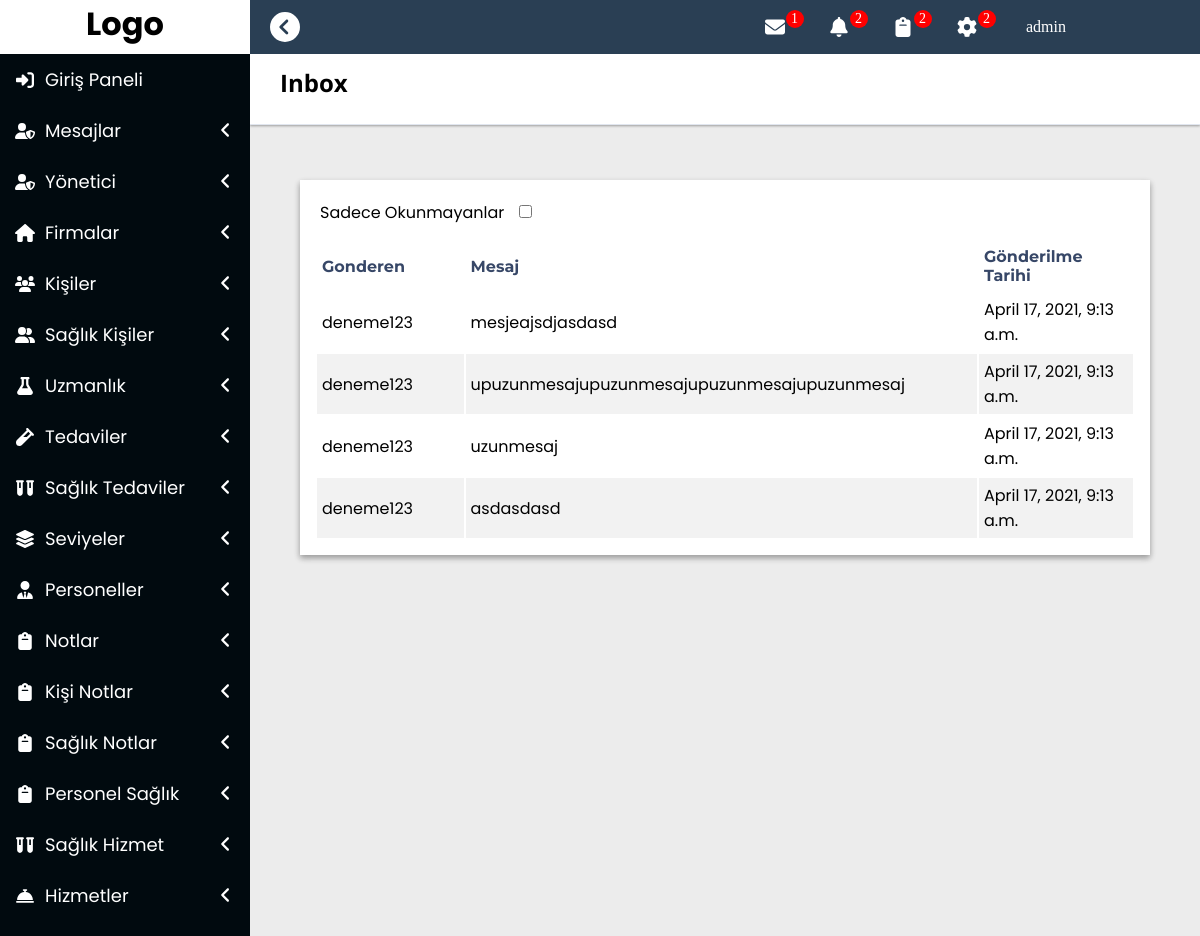
The page /mesajlar/ (signed in) on the database as committed earlier.
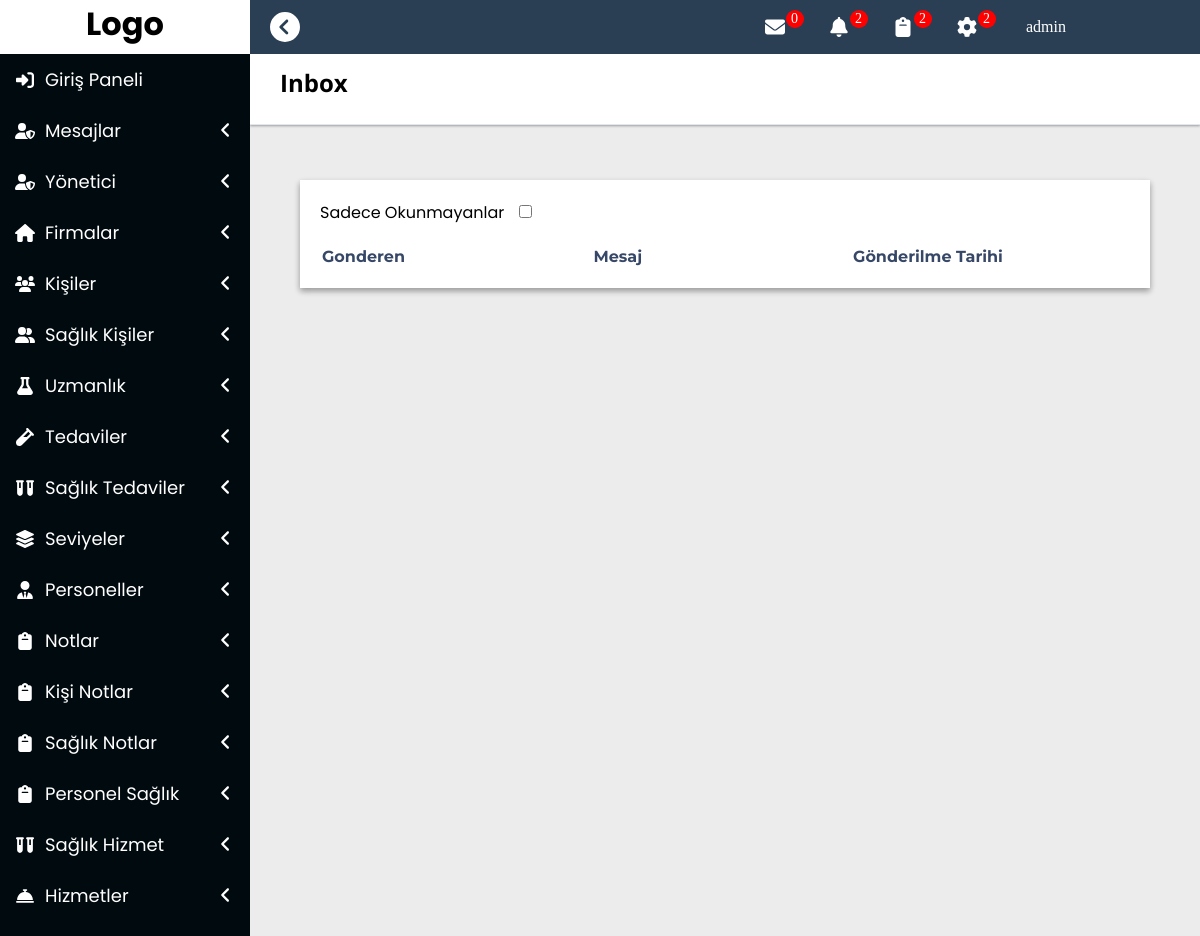
The same page on the database as committed later.
### base/models.py (models this page shows, shortened)
class Mesajlar(models.Model):
    gonderen = models.ForeignKey("auth.User",on_delete = models.CASCADE,related_name="MesajGonderıcı")
    alıcı = models.ForeignKey("auth.User",on_delete = models.CASCADE,verbose_name = "MesajAlıcı")
    mesaj = models.CharField(max_length=250,verbose_name = "Mesaj")
    okundu = models.BooleanField(default=False, verbose_name="Okundu")
    eklenmeTarihi = models.DateTimeField(auto_now_add=True,verbose_name="Oluşturulma Tarihi")
    class Meta:
        ordering = ['-eklenmeTarihi']

### base/views.py (the view, shortened to what this page needs)
# urls.py: path('mesajlar/', views.mesajListele, name = "mesajListele"),
def mesajListele(request):
    mesajlar = Mesajlar.objects.filter(alıcı=request.user,okundu=False)
    mesajlarHepsi = Mesajlar.objects.filter(alıcı=request.user)
    mesajlarAdet = len(mesajlar)
    context={
                "mesajlar":mesajlar,
                "mesajlarAdet":mesajlarAdet,
                "mesajlarHepsi":mesajlarHepsi
            }
    return render(request,"Mesaj/mesajlar.html",context)

### templates/Mesaj/mesajlar.html (shortened to what this page needs)
{% extends 'layout.html' %}
{% block body %}
<div class="ContentLayout">
    <div class="Pagination">
        <h1>Inbox</h1>
    </div>
    <div class="SubContent">
    <div class="tablo">
        <div id="mesajlarAjaxFiltreleme" style="padding:20px 0px 0px 20px">
            <label for="mesajOkunduAra">Sadece Okunmayanlar</label>
            <input style="margin-left: 10px;" type="checkbox" id="mesajOkunduAra" placeholder="Aranacak">
        </div>
        <table >
            <thead>
                <tr>
                    <td>Gonderen</td>
                    <td>Mesaj</td>
                    <td>Gönderilme Tarihi</td>
                </tr>
            </thead>
            <tbody id="ajaxYukleme">
                {% include 'Mesaj/mesajlarajax.html' %}
            </tbody>
        </table>
    </div>
    </div>
</div>
{% endblock body %}

### templates/layout.html (shortened to what the changed rows need)
<!DOCTYPE html>
{% load static %}
<html lang="en">
<head>
    <link rel="stylesheet" href="{% static 'css/style.css' %}">
</head>
<body>
    <div id="Layout">
        <div id="SideMenu">
            <div id="Logo">
                <h1>Logo</h1>
            </div>
        </div>
        <main id="MainSide">
            <div id="TopMenu">
                <ul>
                    <li><a href="#"><i style="height: 20px;width: 20px;" class="fa fa-envelope"></i><span>{{mesajlarAdet}}</span></a>
                    </li>
                </ul>
            </div>
            <div id="Content">
                {% block body %}
                {% endblock body %}
            </div>
        </main>
    </div>
</body>
</html>

### templates/Mesaj/mesajlarajax.html
{% for mesaj in mesajlarHepsi %}
<tr>
    <td><a href="">{{mesaj.gonderen}}</a></td>
    <td style="min-width: 466px;"><a href="" >{{mesaj.mesaj}}</a></td>
    <td>{{mesaj.eklenmeTarihi}}</td>
</tr>
{% endfor %}

Rows that differ between the two databases and show on the page:
removed Mesajlar: gonderen "deneme123", mesaj "mesjeajsdjasdasd", eklenmeTarihi "April 17, 2021, 9:13 a.m."
removed Mesajlar: gonderen "deneme123", mesaj "upuzunmesajupuzunmesajupuzunmesajupuzunmesaj", eklenmeTarihi "April 17, 2021, 9:13 a.m."
removed Mesajlar: gonderen "deneme123", mesaj "uzunmesaj", eklenmeTarihi "April 17, 2021, 9:13 a.m."
removed Mesajlar: gonderen "deneme123", mesaj "asdasdasd", eklenmeTarihi "April 17, 2021, 9:13 a.m."
Other text that changed with them:
{{ mesajlarAdet }}: "1" → "0"
